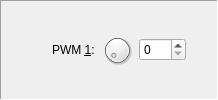
       <widget class="QFrame" name="frame_4">
        <property name="frameShape">
         <enum>QFrame::Panel</enum>
        </property>
        <property name="frameShadow">
         <enum>QFrame::Sunken</enum>
        </property>
        <layout class="QGridLayout" name="gridLayout_5">
         <item row="0" column="1">
          <spacer name="horizontalSpacer_6">
           <property name="orientation">
            <enum>Qt::Horizontal</enum>
           </property>
           <property name="sizeHint" stdset="0">
            <size>
             <width>40</width>
             <height>20</height>
            </size>
           </property>
          </spacer>
         </item>
         <item row="0" column="4">
          <widget class="QSpinBox" name="pwm1_spin">
           <property name="sizePolicy">
            <sizepolicy hsizetype="Fixed" vsizetype="Fixed">
             <horstretch>0</horstretch>
             <verstretch>0</verstretch>
            </sizepolicy>
           </property>
           <property name="contextMenuPolicy">
            <enum>Qt::CustomContextMenu</enum>
           </property>
           <property name="keyboardTracking">
            <bool>false</bool>
           </property>
           <property name="maximum">
            <number>127</number>
           </property>
          </widget>
         </item>
         <item row="0" column="5">
          <spacer name="horizontalSpacer_7">
           <property name="orientation">
            <enum>Qt::Horizontal</enum>
           </property>
           <property name="sizeType">
            <enum>QSizePolicy::Fixed</enum>
           </property>
           <property name="sizeHint" stdset="0">
            <size>
             <width>20</width>
             <height>20</height>
            </size>
           </property>
          </spacer>
         </item>
         <item row="0" column="2">
          <widget class="QLabel" name="pwm1_lbl">
           <property name="text">
            <string>PWM &amp;1:</string>
           </property>
           <property name="buddy">
            <cstring>pwm1_spin</cstring>
           </property>
          </widget>
         </item>
         <item row="0" column="3">
          <widget class="QDial" name="pwm1_dial">
           <property name="sizePolicy">
            <sizepolicy hsizetype="Fixed" vsizetype="Fixed">
             <horstretch>0</horstretch>
             <verstretch>0</verstretch>
            </sizepolicy>
           </property>
           <property name="maximumSize">
            <size>
             <width>32</width>
             <height>32</height>
            </size>
           </property>
           <property name="contextMenuPolicy">
            <enum>Qt::CustomContextMenu</enum>
           </property>
           <property name="maximum">
            <number>127</number>
           </property>
           <property name="pageStep">
            <number>16</number>
           </property>
          </widget>
         </item>
        </layout>
       </widget>
